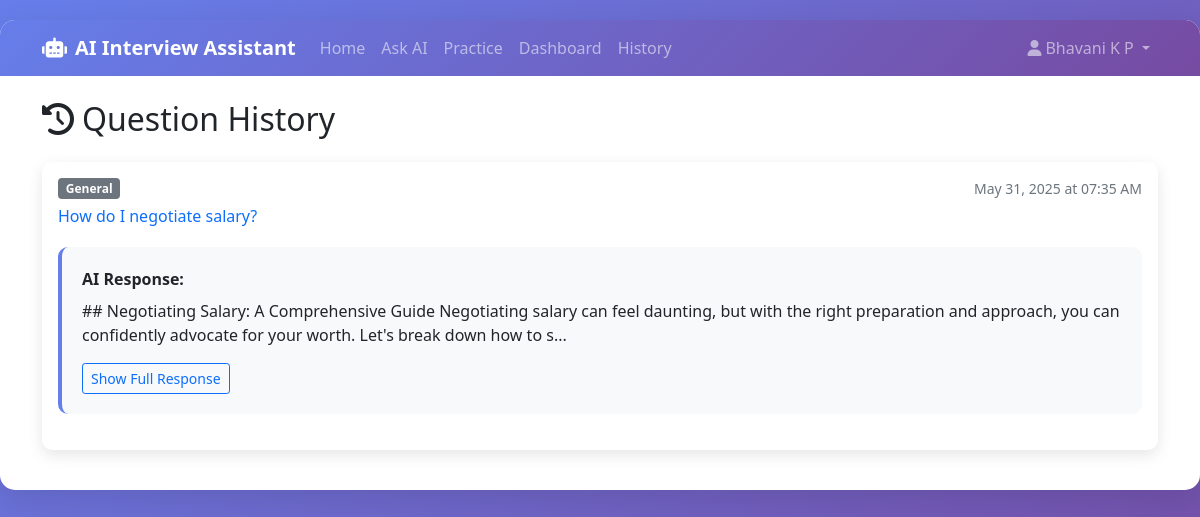
The page /history (signed in) on the database its author committed.
### app.py (models this page shows)
class Question(db.Model):
    id = db.Column(db.Integer, primary_key=True)
    user_id = db.Column(db.Integer, db.ForeignKey('user.id'), nullable=True)
    question_text = db.Column(db.Text, nullable=False)
    ai_response = db.Column(db.Text, nullable=False)
    category = db.Column(db.String(50), nullable=False)
    created_at = db.Column(db.DateTime, default=datetime.utcnow)

### app.py (the view)
@app.route('/history')
def history():
        if 'user_id' not in session:
            return redirect(url_for('login'))
        user_questions = Question.query.filter_by(user_id=session['user_id']).order_by(Question.created_at.desc()).all()
        return render_template('history.html', questions=user_questions)

### templates/history.html (shortened to what this page needs)
{% extends "base.html" %}
{% block content %}
<div class="row">
    <div class="col-12">
        <h2 class="mb-4">
            <i class="fas fa-history me-2"></i>Question History
        </h2>
    </div>
</div>
{% if questions %}
    {% for question in questions %}
    <div class="card mb-3">
        <div class="card-body">
            <div class="d-flex justify-content-between align-items-start mb-2">
                <span class="badge bg-secondary">{{ question.category }}</span>
                <small class="text-muted">{{ question.created_at.strftime('%b %d, %Y at %I:%M %p') }}</small>
            </div>
            <h6 class="text-primary mb-2">{{ question.question_text }}</h6>
            <div class="ai-response">
                <strong>AI Response:</strong>
                <p class="mt-2">{{ question.ai_response[:200] }}{% if question.ai_response|length > 200 %}...{% endif %}</p>
                <button class="btn btn-sm btn-outline-primary" onclick="toggleFullResponse({{ loop.index0 }})">
                    <span id="toggleText{{ loop.index0 }}">Show Full Response</span>
                </button>
            </div>
        </div>
    </div>
    {% endfor %}
{% endif %}
{% endblock %}

### templates/base.html (style rules this page uses)
body { background: linear-gradient(135deg, #667eea 0%, #764ba2 100%); min-height: 100vh; font-family: 'Segoe UI', Tahoma, Geneva, Verdana, sans-serif; }
.card { border: none; box-shadow: 0 5px 15px rgba(0,0,0,0.1); border-radius: 10px; }
.ai-response { background: #f8f9fa; border-left: 4px solid #667eea; padding: 20px; border-radius: 10px; margin: 20px 0; }

### rows shown on the page
Question: category "General", created_at "May 31, 2025 at 07:35 AM", question_text "How do I negotiate salary?", ai_response "## Negotiating Salary: A Comprehensive Guide Negotiating salary can feel daunting, but with the right preparation and approach, you can confidently advocate for your worth. Let's break down how to s"

### other values the page prints
{{ session.user_name }} "Bhavani K P"
